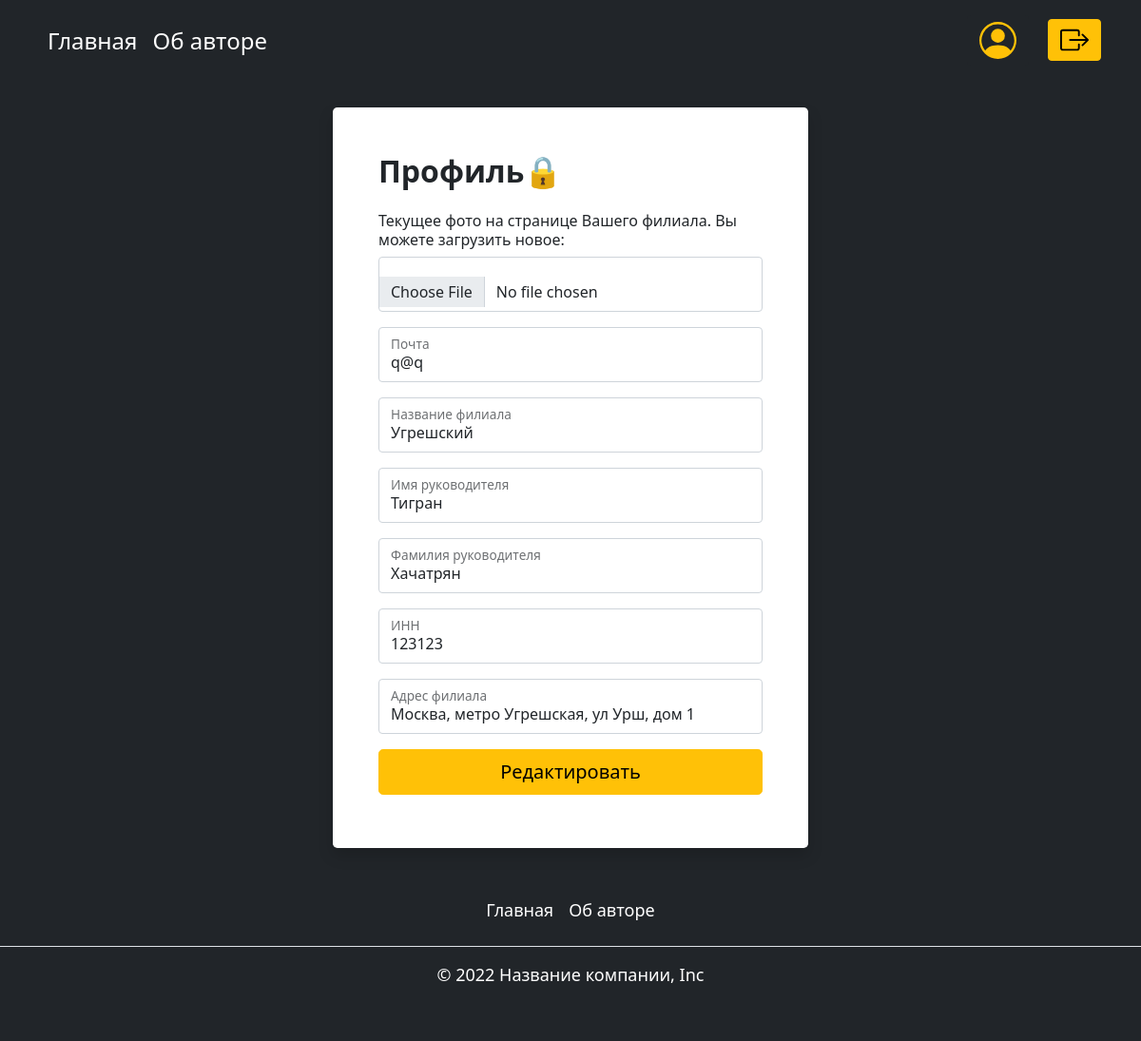
Page /profile_seller (signed in) on the committed database.
### project/db_tables.py (models this page shows, shortened)
class User(db.Model, UserMixin):
    id = db.Column(db.Integer, primary_key=True)
    type = db.Column(db.String(20))
    __mapper_args__ = {
        'polymorphic_on': type
    }

class Seller(User):
    id = db.Column(db.Integer, ForeignKey('user.id'), primary_key=True)
    email = db.Column(db.String(25), unique=True, nullable=False)
    fname = db.Column(db.String(25), nullable=False)
    lname = db.Column(db.String(25), nullable=False)
    password = db.Column(db.String(100), nullable=False)
    fil_name = db.Column(db.String(25), unique=True, nullable=False)
    inn = db.Column(db.Integer, nullable=False)
    image = db.Column(db.String(100), nullable=False)
    address = db.Column(db.String(100), nullable=False)
    trades = db.Column(db.Integer, default=0)
    autos = relationship("Auto", back_populates="seller")
    __mapper_args__ = {
        'polymorphic_identity': 'seller'
    }

### project/routes.py (the view, shortened to what this page needs)
@app.route('/profile_seller', methods=['GET', 'POST'])
@flask_login.login_required
def profile_seller():
    val_err = False
    id = current_user.id
    user = Seller.query.filter_by(id=id).first()
    return render_template('profile_seller.html', user=user, car=None)

### project/db_tables.py (called while the page is built)
@login_manager.user_loader
def load_user(id):
    return User.query.get(id)

### project/routes.py (called while the page is built)
@app.after_request
def redirect_to_next(response):
    if response.status[:3] == 401:
        return redirect(url_for('sign_in') + '?next=' + request.url)
    return response

### project/templates/profile_seller.html (shortened to what this page needs)
{% extends 'profilepage_seller.html' %}
{% block login_t %}
Профиль🔒
{% endblock %}
{% block login_type %}
    <form method="post" id="sign_up_block" enctype="multipart/form-data" style="pointer-events: none; height: 565px">
    <h6>Текущее фото на странице Вашего филиала. Вы можете загрузить новое:</h6>
    <div class="form-floating mb-3">
        <input name="image" class="form-control rounded-4" id="image" type="file">
    </div>
    <div class="form-floating mb-3">
        <input value="{{ user.email }}" name="email" class="form-control rounded-4" id="floatingInput" type="email" placeholder="name@example.com">
        <label for="floatingInput">Почта</label>
    </div>
    <div class="form-floating mb-3">
        <input value="{{ user.fil_name }}" name="fil_name" class="form-control rounded-4" id="floatingInput" type="text" placeholder="name@example.com">
        <label for="floatingInput">Название филиала</label>
    </div>
    <div class="form-floating mb-3">
        <input value="{{ user.fname }}" name="fname" class="form-control rounded-4" id="floatingInput" type="text" placeholder="name@example.com">
        <label for="floatingInput">Имя руководителя</label>
    </div>
    <div class="form-floating mb-3">
        <input value="{{ user.lname }}" name="lname" class="form-control rounded-4" id="floatingInput" type="text" placeholder="name@example.com">
        <label for="floatingInput">Фамилия руководителя</label>
    </div>
    <div class="form-floating mb-3">
        <input value="{{ user.inn }}" name="inn" class="form-control rounded-4" id="floatingInput" type="text" placeholder="name@example.com">
        <label for="floatingInput">ИНН</label>
    </div>
    <div class="form-floating mb-3">
        <input value="{{ user.address }}" name="address" class="form-control rounded-4" id="floatingInput" type="text" placeholder="name@example.com">
        <label for="floatingInput">Адрес филиала</label>
    </div>
</form>
    <input id="edit" class="w-100 mb-2 btn btn-lg rounded-4 btn-warning" value="Редактировать" type="button">
{% endblock %}

### project/static/css.css (style rules this page uses)
#sign_up_block { height: 600px; }

### rows in the picture
Seller: email "q@q", fil_name "Угрешский", fname "Тигран", lname "Хачатрян", inn "123123", address "Москва, метро Угрешская, ул Урш, дом 1"
